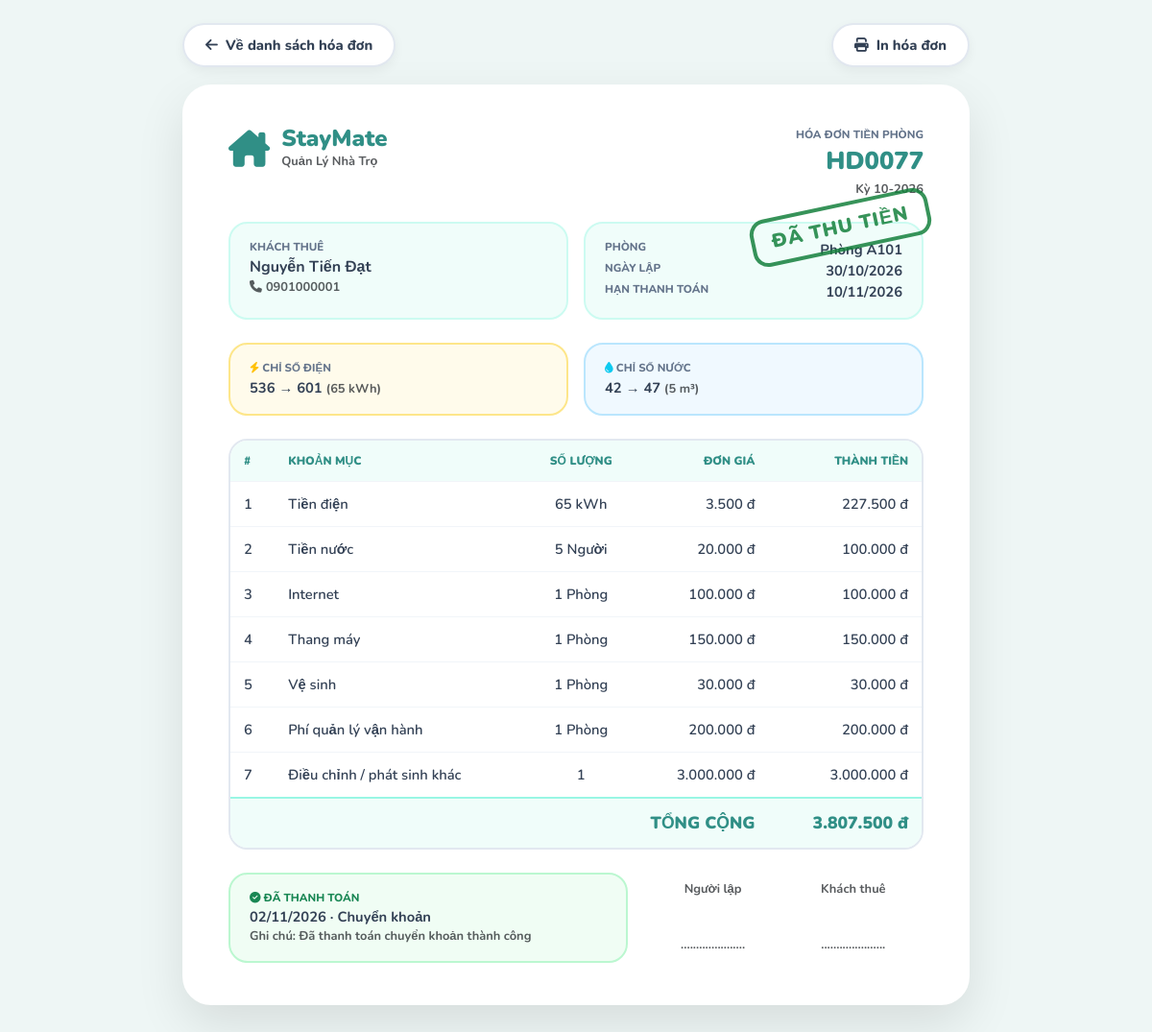
The app's page /index.php?route=invoices/detail&id=77 (signed in) with its own data.
### tables this page shows
CREATE TABLE `invoices` (
  `id` int NOT NULL AUTO_INCREMENT,
  `room_id` int NOT NULL,
  `contract_id` int NOT NULL,
  `month_year` varchar(7) NOT NULL,
  `room_price` decimal(10,2) DEFAULT '0.00',
  `electric_amount` decimal(10,2) DEFAULT '0.00',
  `water_amount` decimal(10,2) DEFAULT '0.00',
  `service_fee` decimal(10,2) DEFAULT '0.00',
  `total_amount` decimal(10,2) NOT NULL,
  `status` enum('unpaid','paid') DEFAULT 'unpaid',
  `due_date` date DEFAULT NULL,
  `paid_at` datetime DEFAULT NULL,
  `payment_method` varchar(20) DEFAULT NULL,
  `payment_note` varchar(255) DEFAULT NULL,
  `created_at` timestamp NULL DEFAULT CURRENT_TIMESTAMP,
  PRIMARY KEY (`id`),
  UNIQUE KEY `unique_invoice_month` (`room_id`,`month_year`),
  KEY `idx_invoices_contract` (`contract_id`),
  CONSTRAINT `fk_invoices_contract` FOREIGN KEY (`contract_id`) REFERENCES `contracts` (`id`),
  CONSTRAINT `fk_invoices_room` FOREIGN KEY (`room_id`) REFERENCES `rooms` (`id`)
);

CREATE TABLE `users` (
  `id` int NOT NULL AUTO_INCREMENT,
  `username` varchar(50) NOT NULL,
  `password` varchar(255) NOT NULL,
  `full_name` varchar(100) NOT NULL,
  `phone` varchar(20) NOT NULL,
  `cccd` varchar(20) DEFAULT NULL,
  `birthday` date DEFAULT NULL,
  `gender` varchar(10) DEFAULT 'Nam',
  `email` varchar(100) NOT NULL,
  `occupation` varchar(100) DEFAULT NULL,
  `hometown` varchar(255) DEFAULT NULL,
  `emergency_contact` varchar(100) DEFAULT NULL,
  `status` varchar(50) DEFAULT 'Đang thuê',
  `roommate_name` varchar(100) DEFAULT NULL,
  `roommate_phone` varchar(20) DEFAULT NULL,
  `role` enum('admin','landlord','tenant','manager') NOT NULL DEFAULT 'tenant',
  `preferred_room_id` int DEFAULT NULL,
  `created_at` timestamp NULL DEFAULT CURRENT_TIMESTAMP,
  PRIMARY KEY (`id`),
  UNIQUE KEY `username` (`username`),
  UNIQUE KEY `email` (`email`)
);

CREATE TABLE `rooms` (
  `id` int NOT NULL AUTO_INCREMENT,
  `building_id` int DEFAULT NULL,
  `room_number` varchar(20) NOT NULL,
  `price` decimal(10,2) NOT NULL,
  `status` varchar(20) DEFAULT 'available',
  `description` text,
  `created_at` timestamp NULL DEFAULT CURRENT_TIMESTAMP,
  PRIMARY KEY (`id`),
  UNIQUE KEY `room_number` (`room_number`),
  KEY `idx_rooms_building` (`building_id`),
  CONSTRAINT `fk_rooms_building` FOREIGN KEY (`building_id`) REFERENCES `buildings` (`id`) ON DELETE SET NULL
);

CREATE TABLE `utilities_readings` (
  `id` int NOT NULL AUTO_INCREMENT,
  `room_id` int NOT NULL,
  `month_year` varchar(7) NOT NULL,
  `electric_old` int NOT NULL,
  `electric_new` int NOT NULL,
  `water_old` int NOT NULL,
  `water_new` int NOT NULL,
  `created_at` timestamp NULL DEFAULT CURRENT_TIMESTAMP,
  PRIMARY KEY (`id`),
  UNIQUE KEY `unique_room_month` (`room_id`,`month_year`),
  CONSTRAINT `fk_utilities_room` FOREIGN KEY (`room_id`) REFERENCES `rooms` (`id`)
);

CREATE TABLE `invoice_details` (
  `id` int NOT NULL AUTO_INCREMENT,
  `invoice_id` int NOT NULL,
  `service_id` int DEFAULT NULL,
  `quantity` decimal(10,2) NOT NULL DEFAULT '1.00',
  `applied_price` decimal(10,2) NOT NULL,
  `subtotal` decimal(10,2) NOT NULL,
  PRIMARY KEY (`id`),
  KEY `idx_invoice_details_invoice` (`invoice_id`),
  KEY `idx_invoice_details_service` (`service_id`),
  CONSTRAINT `fk_invoice_details_invoice` FOREIGN KEY (`invoice_id`) REFERENCES `invoices` (`id`) ON DELETE CASCADE,
  CONSTRAINT `fk_invoice_details_service` FOREIGN KEY (`service_id`) REFERENCES `services` (`id`) ON DELETE SET NULL
);

CREATE TABLE `services` (
  `id` int NOT NULL AUTO_INCREMENT,
  `service_name` varchar(100) NOT NULL,
  `unit_price` decimal(10,2) NOT NULL,
  `unit` varchar(50) NOT NULL,
  `is_active` tinyint(1) DEFAULT '1',
  `created_at` timestamp NULL DEFAULT CURRENT_TIMESTAMP,
  PRIMARY KEY (`id`)
);

### app/views/invoices/detail.php (the view, shortened to what the rows shown need)
<?php
if (!function_exists('h')) {
    function h($s) { return htmlspecialchars((string)$s, ENT_QUOTES, 'UTF-8'); }
}
if (!function_exists('money')) {
    function money($n) { return number_format((float)$n, 0, ',', '.') . ' đ'; }
}
$b = $inv['breakdown'];
$isPaid = $inv['status'] === 'paid';
$stLabel = $isPaid ? 'ĐÃ THU TIỀN' : ($inv['is_overdue'] ? 'QUÁ HẠN' : 'CHƯA THU');
$stColor = $isPaid ? '#15803d' : ($inv['is_overdue'] ? '#b91c1c' : '#b45309');
?>
<!DOCTYPE html>
<html lang="vi">
<head>
    <link href="https://cdn.jsdelivr.net/npm/bootstrap@5.3.0/dist/css/bootstrap.min.css" rel="stylesheet">
    <link rel="stylesheet" href="https://cdnjs.cloudflare.com/ajax/libs/font-awesome/6.4.0/css/all.min.css">
</head>
<body>
<div class="toolbar no-print">
    <a class="btn-pill" href="index.php?route=invoices&period=<?= urlencode($inv['month_year']) ?>"><i class="fa-solid fa-arrow-left"></i> Về danh sách hóa đơn</a>
    <div class="d-flex gap-2">
        <button class="btn-pill" onclick="window.print()"><i class="fa-solid fa-print"></i> In hóa đơn</button>
    </div>
</div>
<div class="paper">
    <div class="stamp" style="color:<?= $stColor ?>;border-color:<?= $stColor ?>"><?= $stLabel ?></div>
    <div class="d-flex justify-content-between align-items-start mb-4">
        <div class="brand">
            <i class="fa-solid fa-house-chimney"></i>
            <div><b>StayMate</b><span class="small text-muted fw-bold">Quản Lý Nhà Trọ</span></div>
        </div>
        <div class="text-end">
            <div class="label-s">Hóa đơn tiền phòng</div>
            <div style="font-weight:900;font-size:1.6rem;color:var(--teal-main)"><?= h($inv['code']) ?></div>
            <div class="small fw-bold text-muted">Kỳ <?= h($inv['month_year']) ?></div>
        </div>
    </div>
    <div class="row g-3 mb-4">
        <div class="col-md-6">
            <div class="info-box h-100">
                <div class="label-s">Khách thuê</div>
                <div class="fw-bold fs-6"><?= h($inv['tenant_name'] ?? '—') ?></div>
                <div class="small text-muted fw-bold"><i class="fa-solid fa-phone me-1"></i><?= h($inv['tenant_phone'] ?? '—') ?></div>
            </div>
        </div>
        <div class="col-md-6">
            <div class="info-box h-100">
                <div class="d-flex justify-content-between"><span class="label-s">Phòng</span><b>Phòng <?= h($inv['room_number']) ?></b></div>
                <div class="d-flex justify-content-between"><span class="label-s">Ngày lập</span><b><?= date('d/m/Y', strtotime($inv['created_at'])) ?></b></div>
                <div class="d-flex justify-content-between"><span class="label-s">Hạn thanh toán</span><b class="<?= $inv['is_overdue'] ? 'text-danger' : '' ?>"><?= date('d/m/Y', strtotime($inv['due_date'])) ?></b></div>
            </div>
        </div>
    </div>
    <?php if (isset($inv['electric_old'])): ?>
    <div class="row g-3 mb-4">
        <div class="col-6"><div class="info-box" style="background:#fffbeb;border-color:#fde68a"><div class="label-s"><i class="fa-solid fa-bolt text-warning"></i> Chỉ số điện</div><b><?= (int)$inv['electric_old'] ?> → <?= (int)$inv['electric_new'] ?></b> <span class="small text-muted fw-bold">(<?= max(0, $inv['electric_new'] - $inv['electric_old']) ?> kWh)</span></div></div>
        <div class="col-6"><div class="info-box" style="background:#f0f9ff;border-color:#bae6fd"><div class="label-s"><i class="fa-solid fa-droplet text-info"></i> Chỉ số nước</div><b><?= (int)$inv['water_old'] ?> → <?= (int)$inv['water_new'] ?></b> <span class="small text-muted fw-bold">(<?= max(0, $inv['water_new'] - $inv['water_old']) ?> m³)</span></div></div>
    </div>
    <?php endif; ?>
    <table class="inv mb-4">
        <thead><tr><th>#</th><th>Khoản mục</th><th class="text-center">Số lượng</th><th class="text-end">Đơn giá</th><th class="text-end">Thành tiền</th></tr></thead>
        <tbody>
        <?php foreach ($b['lines'] as $i => $l): ?>
            <tr>
                <td><?= $i + 1 ?></td>
                <td><?= h($l['label']) ?></td>
                <td class="text-center"><?= rtrim(rtrim(number_format($l['qty'], 2, ',', '.'), '0'), ',') ?> <?= h($l['unit']) ?></td>
                <td class="text-end"><?= money($l['price']) ?></td>
                <td class="text-end"><?= money($l['amount']) ?></td>
            </tr>
        <?php endforeach; ?>
        </tbody>
        <tfoot><tr><td colspan="4" class="text-end">TỔNG CỘNG</td><td class="text-end"><?= money($inv['total_amount']) ?></td></tr></tfoot>
    </table>
    <div class="row g-3">
        <div class="col-md-7">
            <div class="info-box" style="background:<?= $isPaid ? '#f0fdf4' : '#fffbeb' ?>;border-color:<?= $isPaid ? '#bbf7d0' : '#fde68a' ?>">
                <?php if ($isPaid): ?>
                    <div class="label-s text-success"><i class="fa-solid fa-circle-check"></i> Đã thanh toán</div>
                    <div class="fw-bold"><?= $inv['paid_at'] ? date('d/m/Y', strtotime($inv['paid_at'])) : '' ?> · <?= h($methods[$inv['payment_method'] ?? ''] ?? '—') ?></div>
                    <?php if (!empty($inv['payment_note'])): ?><div class="small text-muted fw-bold">Ghi chú: <?= h($inv['payment_note']) ?></div><?php endif; ?>
                <?php else: ?>
                    <div class="label-s" style="color:#b45309"><i class="fa-regular fa-clock"></i> Chưa thanh toán</div>
                    <div class="fw-bold">Vui lòng thanh toán trước <?= date('d/m/Y', strtotime($inv['due_date'])) ?>.</div>
                <?php endif; ?>
            </div>
        </div>
        <div class="col-md-5 text-center small fw-bold text-muted pt-2">
            <div class="d-flex justify-content-around"><div>Người lập<br><br><br>.....................</div><div>Khách thuê<br><br><br>.....................</div></div>
        </div>
    </div>
</div>
</body>
</html>

### records on screen
invoices: status "ĐÃ THU TIỀN", month_year "10-2026", created_at "30/10/2026", due_date "10/11/2026", total_amount "3.807.500 đ", paid_at "02/11/2026", payment_method "Chuyển khoản", payment_note "Đã thanh toán chuyển khoản thành công"
users: full_name "Nguyễn Tiến Đạt", phone "0901000001"
rooms: room_number "A101"
utilities_readings: electric_old "536", electric_new "601", max(0, $inv['electric_new'] - $inv['electric_old']) "65", water_old "42", water_new "47", max(0, $inv['water_new'] - $inv['water_old']) "5"
invoice_details: service.service_name "Tiền nước", invoice "5", service.unit "Người", price "20.000 đ", amount "100.000 đ"

### other values on screen
$inv['code'] "HD0077"
$l['label'] "Tiền điện"
rtrim(rtrim(number_format($l['qty'], 2, ',', '.'), '0'), ',') "65"
$l['unit'] "kWh"
money($l['price']) "3.500 đ"
money($l['amount']) "227.500 đ"
$l['label'] "Internet"
rtrim(rtrim(number_format($l['qty'], 2, ',', '.'), '0'), ',') "1"
$l['unit'] "Phòng"
money($l['price']) "100.000 đ"
money($l['amount']) "100.000 đ"
$l['label'] "Thang máy"
money($l['price']) "150.000 đ"
money($l['amount']) "150.000 đ"
$l['label'] "Vệ sinh"
